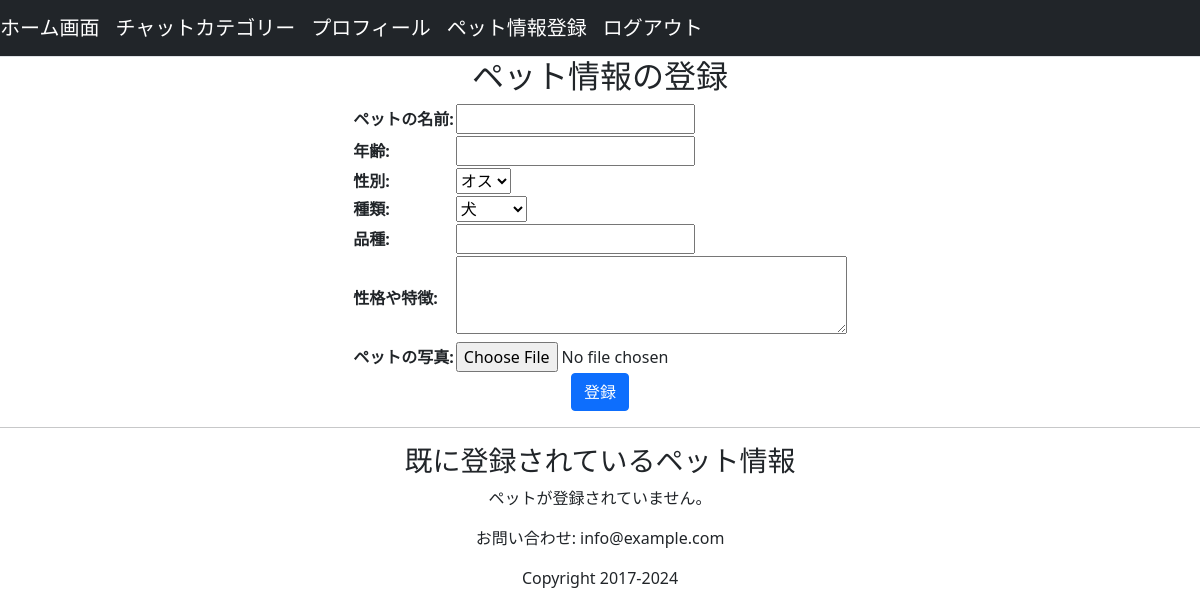
Page /pet_regist/ (signed in) on the earlier database version.
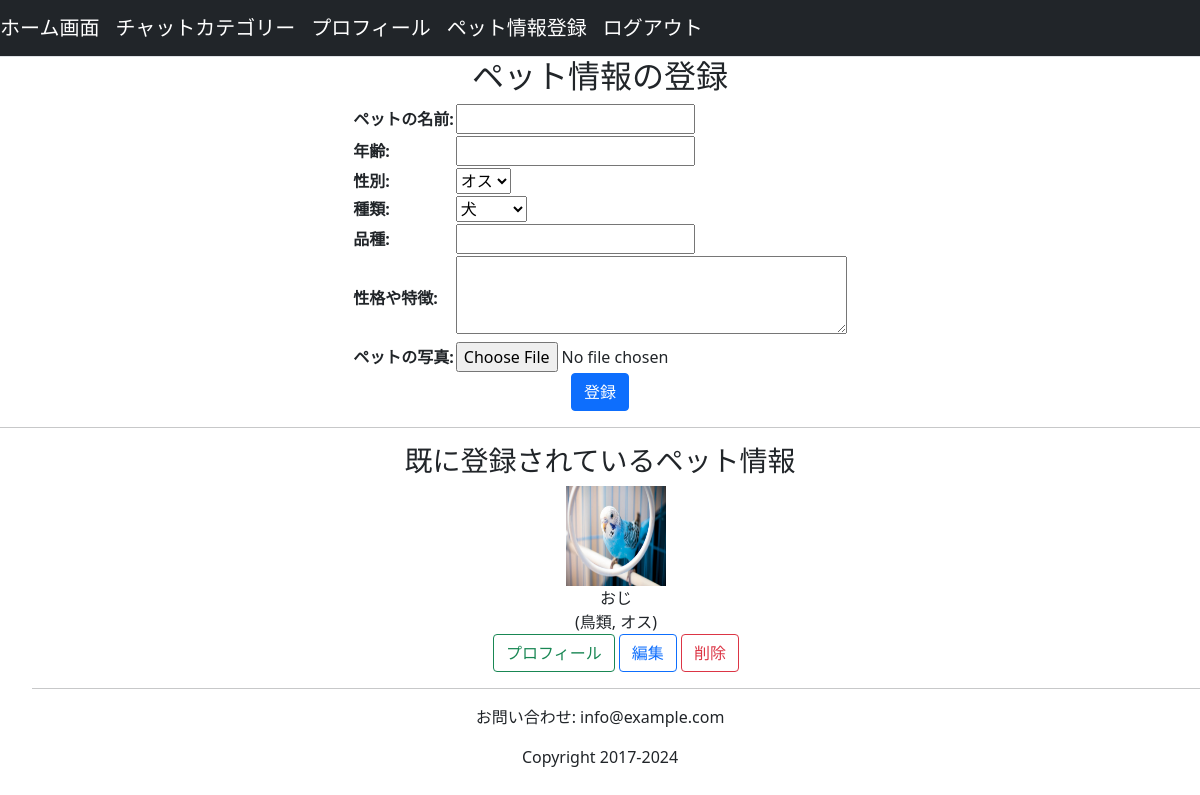
Same page on the later database version.
### accounts/models.py (models this page shows, shortened)
class Pet(models.Model):
    name = models.CharField(max_length=100)
    age = models.PositiveIntegerField(null=True, blank=True)
    sex = models.CharField(max_length=10, choices=(('1', 'オス'), ('2', 'メス')), default=1)
    picture = models.ImageField(upload_to='pet_pictures/', blank=True, null=True)
    genre = models.CharField(
    max_length=10,
    choices=(('1', '犬'), ('2', '猫'), ('3', '鳥類'), ('4', '齧歯類'), ('5', '爬虫類')),
    default='1',
)
    breed = models.CharField(max_length=100, blank=True)  # 品種
    characteristic = models.TextField(blank=True)  # 性格や特徴
    owner = models.ForeignKey(
        'Users', on_delete=models.CASCADE, related_name='pets'
    )  # 所有者の追加

### accounts/views.py (the view, shortened to what this page needs)
# urls.py: path('pet_regist/', views.pet_regist, name='pet_regist'),
@login_required
def pet_regist(request):
    pet_form = forms.PetRegistForm(request.POST or None, request.FILES or None)
    user_pets = request.user.pet.all()
    return render(
        request, 'accounts/pet_regist.html', context={
            'pet_form': pet_form,
            'user_pets': user_pets,  # 取得したペット情報をテンプレートに渡す
        }
    )

### accounts/forms.py
class PetRegistForm(forms.ModelForm):
    name = forms.CharField(label='ペットの名前')
    age = forms.IntegerField(label='年齢', min_value=0)
    sex = forms.ChoiceField(label='性別', choices=(('1', 'オス'), ('2', 'メス')))
    picture = forms.ImageField(label='ペットの写真', required=False)
    genre = forms.ChoiceField(
        label='種類',
        choices=(
            ('1', '犬'),
            ('2', '猫'),
            ('3', '鳥類'),
            ('4', '齧歯類'),
            ('5', '爬虫類'),
        )
    )
    breed = forms.CharField(label='品種', required=False)  # 入力は不必要
    characteristic = forms.CharField(
        label='性格や特徴',
        widget=forms.Textarea(attrs={'rows': 3}),
        required=False  # 入力は不必要
    )
    class Meta:
        model = Pet
        fields = ('name', 'age', 'sex', 'genre', 'breed', 'characteristic', 'picture')

### templates/accounts/pet_regist.html (shortened to what this page needs)
{% extends 'base.html' %}
{% block content %}
<center>
    <h2>ペット情報の登録</h2>
    <form method="POST" enctype="multipart/form-data">
        <table>
        {{ pet_form.as_table }}
        </table>
        <button type="submit" class="btn btn-primary">登録</button>
    </form>
<hr>
<h3>既に登録されているペット情報</h3>
    {% if user_pets %}
        <ul>
            {% for pet in user_pets %}
                <li type="none">
                        <img width="100px" height="100px" src="{% if pet.picture %}{{ pet.picture.url }}{% else %}/media/pet_pictures/default_pet.jpg{% endif %}"><br>
                        {{ pet.name }} <br>
                        ({{ pet.get_genre_display }}, {{ pet.get_sex_display }})<br>
                    <a href="{% url 'accounts:pet_profile' pet.id %}" class="btn btn-outline-success">プロフィール</a>
                    <a href="{% url 'accounts:pet_edit' pet.id %}" class="btn btn-outline-primary">編集</a>
                    <a href="{% url 'accounts:delete_pet' pet.id %}" class="btn btn-outline-danger">削除</a>
                    <hr>
                </li>
            {% endfor %}
        </ul>
    {% else %}
        <p>ペットが登録されていません。</p>
    {% endif %}
</center>
{% endblock %}

Differences in the rows shown:
added Pet: picture (picture), name "おじ", genre "鳥類", sex "オス"
Other differences:
text no longer shown: "ペットが登録されていません。"
